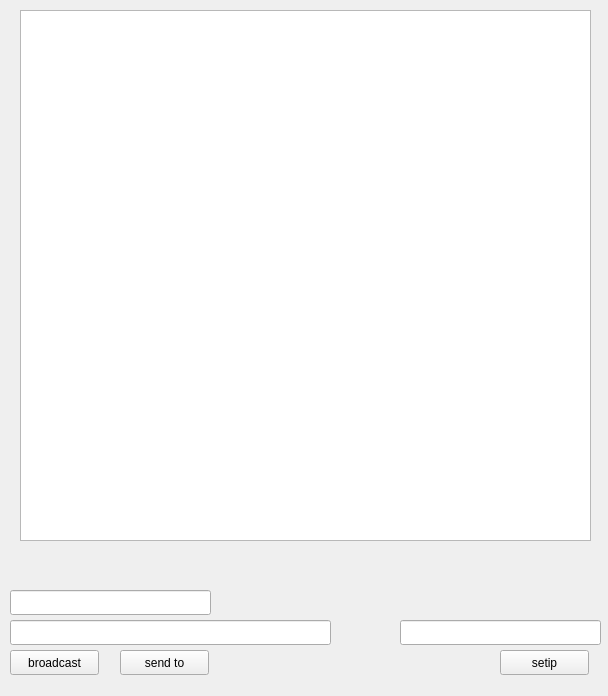
<?xml version="1.0" encoding="UTF-8"?>
<ui version="4.0">
 <class>Widget</class>
 <widget class="QWidget" name="Widget">
  <property name="geometry">
   <rect>
    <x>0</x>
    <y>0</y>
    <width>608</width>
    <height>696</height>
   </rect>
  </property>
  <property name="windowTitle">
   <string>Widget</string>
  </property>
  <widget class="QPlainTextEdit" name="output">
   <property name="geometry">
    <rect>
     <x>20</x>
     <y>10</y>
     <width>571</width>
     <height>531</height>
    </rect>
   </property>
  </widget>
  <widget class="QPushButton" name="broadcastbtn">
   <property name="geometry">
    <rect>
     <x>10</x>
     <y>650</y>
     <width>89</width>
     <height>25</height>
    </rect>
   </property>
   <property name="text">
    <string>broadcast</string>
   </property>
  </widget>
  <widget class="QLineEdit" name="test">
   <property name="geometry">
    <rect>
     <x>10</x>
     <y>620</y>
     <width>321</width>
     <height>25</height>
    </rect>
   </property>
  </widget>
  <widget class="QPushButton" name="sendbtn">
   <property name="geometry">
    <rect>
     <x>120</x>
     <y>650</y>
     <width>89</width>
     <height>25</height>
    </rect>
   </property>
   <property name="text">
    <string>send to</string>
   </property>
  </widget>
  <widget class="QLineEdit" name="ipedit">
   <property name="geometry">
    <rect>
     <x>10</x>
     <y>590</y>
     <width>201</width>
     <height>25</height>
    </rect>
   </property>
  </widget>
  <widget class="QPushButton" name="setip">
   <property name="geometry">
    <rect>
     <x>500</x>
     <y>650</y>
     <width>89</width>
     <height>25</height>
    </rect>
   </property>
   <property name="text">
    <string>setip</string>
   </property>
  </widget>
  <widget class="QLineEdit" name="ip">
   <property name="geometry">
    <rect>
     <x>400</x>
     <y>620</y>
     <width>201</width>
     <height>25</height>
    </rect>
   </property>
  </widget>
 </widget>
 <layoutdefault spacing="6" margin="11"/>
 <resources/>
 <connections/>
</ui>
